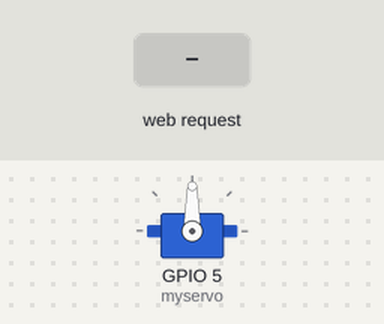
The sketch below on a simulated ESP8266 (NodeMCU). Shown: servo. The test bench sets the inputs (shaded band). What the sketch prints to the serial monitor is not drawn.

Above: at 1.2 s.
1.3 s: HTTP request GET /form1?led=red received
At 1.6 s:
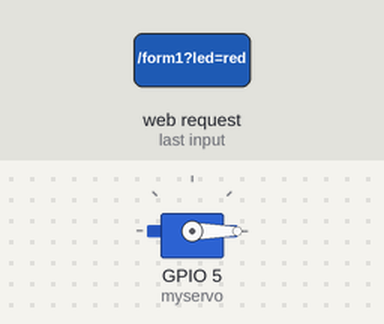
2.8 s: HTTP request GET /form1?led=green received
At 3.9 s:
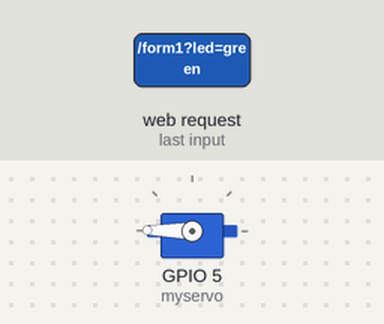
Timing chart, 0 to 5.8 s (numbered marks = the images above; inputs shaded):
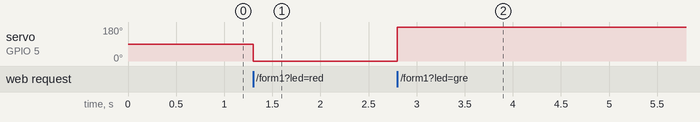

Measured:
- after the input at 1.3 s, servo on GPIO 5 (myservo): 90° → 0° at once
- after the input at 2.8 s, servo on GPIO 5 (myservo): 0° → 179° at once

The sketch:

fin.ino
```cpp
#include <ESP8266WiFi.h>
#include <WiFiClient.h>
#include <ESP8266WebServer.h>
#include <ESP8266mDNS.h>
#include <Servo.h>
const char *ssid = "controlt";
const char *password = "";
ESP8266WebServer server(80);

char led_status[50];
String webSite;
Servo myservo;
//#define LEDR 5

int potpin = 0;
int val;

/*void turnoff(){
  digitalWrite(LEDR, LOW);
  digitalWrite(LEDG, LOW);
  //digitalWrite(LEDB, LOW);
}*/
void buildWeb(){

  webSite += "<!DOCTYPE html>";
  webSite += "<head><meta charset = \"utf-8\">";
  webSite += "<title> Motor Control </title>";
  webSite += "<style>";
  webSite += "body{background-color:#D1BBFF; font-family: Arial, Helvetica, Sans-Serif; Color: #000088;}";
  webSite += "div{width:500px; text-align: center; margin: 50 auto;}";
  webSite += "</style>";
  webSite += "</head>";
  webSite += "<body>";
  webSite += "<div>";
  webSite += "<h1>Motor Control form</h1>";
  //webSite += "<p id=\"ledStatus\">You can select a RGB LED color ...</p>";
  webSite += "<form action=\"form1\">";
  webSite += "<input type=\"radio\" id=\"red\" name=\"led\" value=\"red\"><label for=\"red\">Color Red</label>";
  webSite += "<input type=\"radio\" id=\"green\" name=\"led\" value=\"green\"><label for=\"green\">Color Green</label>";
 // webSite += "<input type=\"radio\" id=\"blue\" name=\"led\" value=\"blue\"><label for=\"blue\">Color blue</label><br><br>";
  webSite += "<input type=\"submit\" value=\"submit\"></form>";
  webSite += "</div>";
  webSite += "</body></html>";
}
void handleRoot(){
  server.send(200,"text/html",webSite);
}

void handleLEDStatus(){
  if(server.arg("led") == "red"){
     snprintf(led_status,50,"1");
     myservo.write(0);
      delay(15);
   // digitalWrite(LEDR,HIGH);
    //digitalWrite(LEDG,LOW);
    //digitalWrite(LEDB,LOW);
  }
  else if(server.arg("led") == "green"){
     snprintf(led_status,50,"2");
     myservo.write(179);                  // 設定 Servo 旋轉角度
      delay(15);
    //digitalWrite(LEDR,LOW);
   // digitalWrite(LEDG,HIGH);
    //digitalWrite(LEDB,LOW);
  }
 /* else if(server.arg("led") == "blue"){
     snprintf(led_status,50,"Now, RGB LED color is blue...");
    digitalWrite(LEDR,LOW);
    digitalWrite(LEDG,LOW);
    digitalWrite(LEDB,HIGH);
  }*/
server.send (200,"text/html",led_status );
}

void handleNotFound(){
  server.send(404,"text/html","404 Error!");
}

void setup() {
  // put your setup code here, to run once:
  myservo.attach(5);
  //pinMode(LEDB, OUTPUT);
  //turnoff();
  buildWeb();
  WiFi.softAP(ssid,password);
  IPAddress myIP = WiFi.softAPIP();
  Serial.println(myIP);
  server.on("/",handleRoot);
  server.on("/form1",handleLEDStatus);
  server.onNotFound(handleNotFound);
  server.begin();
}
void loop() {
  // put your main code here, to run repeatedly:
  server.handleClient();
}
```
